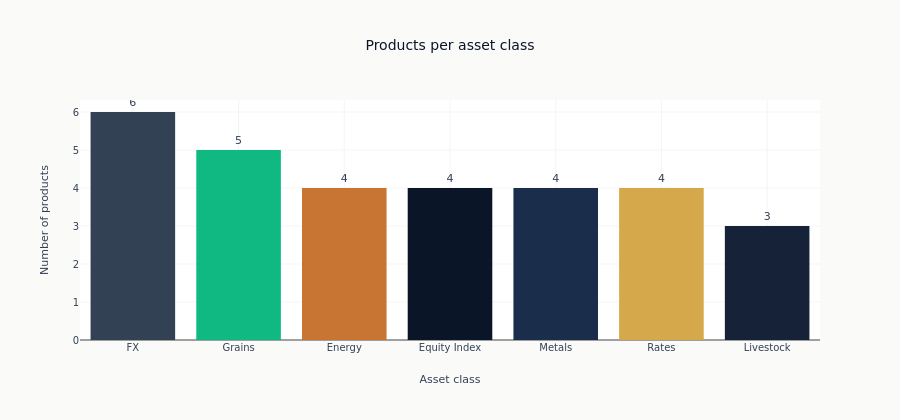

The cell this chart's notebook holds for it:
### Code cell
class_counts = (
    pl.DataFrame({"product": products})
    .with_columns(asset_class=pl.col("product").replace(ASSET_CLASS_MAP))
    .group_by("asset_class")
    .len()
    .sort(["len", "asset_class"], descending=[True, False])
)

fig = go.Figure(
    go.Bar(
        x=class_counts["asset_class"].to_list(),
        y=class_counts["len"].to_list(),
        marker_color=[ASSET_CLASS_COLORS[c] for c in class_counts["asset_class"].to_list()],
        text=class_counts["len"].to_list(),
        textposition="outside",
    )
)
fig.update_layout(
    title="Products per asset class",
    xaxis_title="Asset class",
    yaxis_title="Number of products",
    height=420,
    showlegend=False,
)
show_plotly_with_alt(
    fig,
    "A bar chart counting products in each asset-class bucket, sorted from largest to "
    "smallest, with the count written above each bar. No bucket holds more than about a "
    "fifth of the universe.",
)

### Figure 1 — Plotly figure (JSON) as saved in the notebook; plotly's stock layout.template omitted (floating-point values rounded to 4 significant figures)
{"data": [{"marker": {"color": ["#334155", "#10b981", "#C87533", "#0a1628", "#1a2d4a", "#D4A84B", "#152238"]}, "text": ["6", "5", "4", "4", "4", "4", "3"], "textposition": "outside", "type": "bar", "x": ["FX", "Grains", "Energy", "Equity Index", "Metals", "Rates", "Livestock"], "y": [6, 5, 4, 4, 4, 4, 3]}], "layout": {"height": 420, "showlegend": false, "title": {"text": "Products per asset class"}, "xaxis": {"title": {"text": "Asset class"}}, "yaxis": {"title": {"text": "Number of products"}}}}
